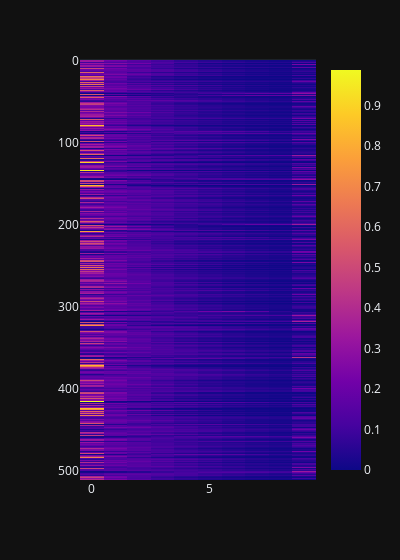

The code cell stored with this chart in its notebook:
### Code cell
# binned features fingerprint for b=10 
px.imshow(bf.mapping[task], width=400, aspect='auto').show()

### Figure 1 — Plotly figure (JSON) as saved in the notebook; plotly's stock layout.template omitted (floating-point values rounded to 4 significant figures; data arrays with more than 128 entries replaced by an {"elided": "..."} marker saying what was removed)
{"data": [{"coloraxis": "coloraxis", "name": "0", "z": {"elided": "512x10 float values"}, "type": "heatmap", "xaxis": "x", "yaxis": "y", "hovertemplate": "x: %{x}<br>y: %{y}<br>color: %{z}<extra></extra>"}], "layout": {"xaxis": {"anchor": "y", "domain": [0.0, 1.0]}, "yaxis": {"anchor": "x", "domain": [0.0, 1.0], "autorange": "reversed"}, "coloraxis": {"colorscale": [[0.0, "#0d0887"], [0.1111, "#46039f"], [0.2222, "#7201a8"], [0.3333, "#9c179e"], [0.4444, "#bd3786"], [0.5556, "#d8576b"], [0.6667, "#ed7953"], [0.7778, "#fb9f3a"], [0.8889, "#fdca26"], [1.0, "#f0f921"]]}, "margin": {"t": 60}, "width": 400}}
